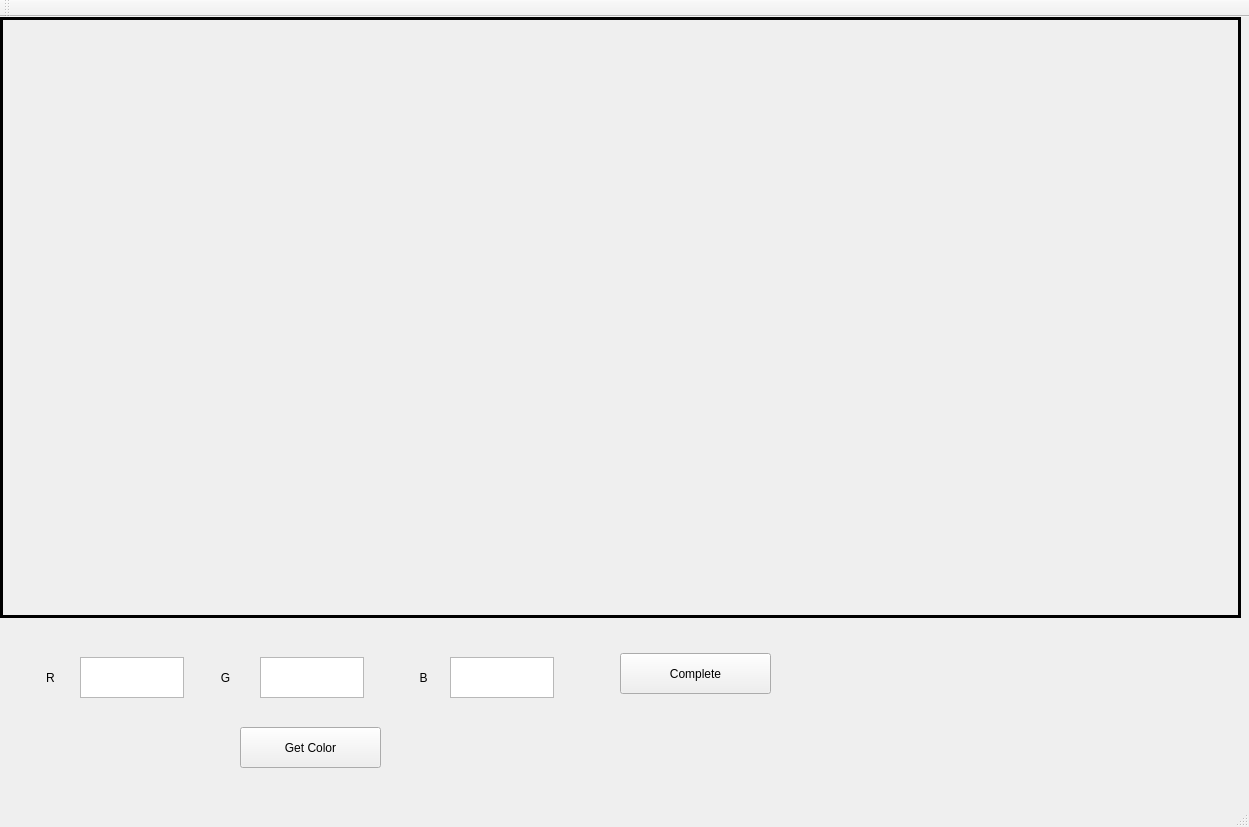
<?xml version="1.0" encoding="UTF-8"?>
<ui version="4.0">
 <class>MainWindow</class>
 <widget class="QMainWindow" name="MainWindow">
  <property name="geometry">
   <rect>
    <x>0</x>
    <y>0</y>
    <width>1249</width>
    <height>827</height>
   </rect>
  </property>
  <property name="windowTitle">
   <string>MainWindow</string>
  </property>
  <widget class="QWidget" name="centralWidget">
   <widget class="QLabel" name="label">
    <property name="geometry">
     <rect>
      <x>0</x>
      <y>0</y>
      <width>1241</width>
      <height>601</height>
     </rect>
    </property>
    <property name="frameShape">
     <enum>QFrame::Box</enum>
    </property>
    <property name="lineWidth">
     <number>3</number>
    </property>
    <property name="text">
     <string/>
    </property>
   </widget>
   <widget class="QTextEdit" name="textEdit">
    <property name="geometry">
     <rect>
      <x>80</x>
      <y>640</y>
      <width>104</width>
      <height>41</height>
     </rect>
    </property>
   </widget>
   <widget class="QTextEdit" name="textEdit_2">
    <property name="geometry">
     <rect>
      <x>260</x>
      <y>640</y>
      <width>104</width>
      <height>41</height>
     </rect>
    </property>
   </widget>
   <widget class="QTextEdit" name="textEdit_3">
    <property name="geometry">
     <rect>
      <x>450</x>
      <y>640</y>
      <width>104</width>
      <height>41</height>
     </rect>
    </property>
   </widget>
   <widget class="QLabel" name="label_2">
    <property name="geometry">
     <rect>
      <x>30</x>
      <y>640</y>
      <width>41</width>
      <height>41</height>
     </rect>
    </property>
    <property name="text">
     <string>R</string>
    </property>
    <property name="alignment">
     <set>Qt::AlignCenter</set>
    </property>
   </widget>
   <widget class="QLabel" name="label_3">
    <property name="geometry">
     <rect>
      <x>200</x>
      <y>640</y>
      <width>51</width>
      <height>41</height>
     </rect>
    </property>
    <property name="text">
     <string>G</string>
    </property>
    <property name="alignment">
     <set>Qt::AlignCenter</set>
    </property>
   </widget>
   <widget class="QLabel" name="label_4">
    <property name="geometry">
     <rect>
      <x>390</x>
      <y>640</y>
      <width>67</width>
      <height>41</height>
     </rect>
    </property>
    <property name="text">
     <string>B</string>
    </property>
    <property name="alignment">
     <set>Qt::AlignCenter</set>
    </property>
   </widget>
   <widget class="QPushButton" name="pushButton">
    <property name="geometry">
     <rect>
      <x>620</x>
      <y>636</y>
      <width>151</width>
      <height>41</height>
     </rect>
    </property>
    <property name="text">
     <string>Complete</string>
    </property>
   </widget>
   <widget class="QPushButton" name="pushButton_2">
    <property name="geometry">
     <rect>
      <x>240</x>
      <y>710</y>
      <width>141</width>
      <height>41</height>
     </rect>
    </property>
    <property name="text">
     <string>Get Color</string>
    </property>
   </widget>
  </widget>
  <widget class="QMenuBar" name="menuBar">
   <property name="geometry">
    <rect>
     <x>0</x>
     <y>0</y>
     <width>1249</width>
     <height>25</height>
    </rect>
   </property>
  </widget>
  <widget class="QToolBar" name="mainToolBar">
   <attribute name="toolBarArea">
    <enum>TopToolBarArea</enum>
   </attribute>
   <attribute name="toolBarBreak">
    <bool>false</bool>
   </attribute>
  </widget>
  <widget class="QStatusBar" name="statusBar"/>
 </widget>
 <layoutdefault spacing="6" margin="11"/>
 <resources/>
 <connections/>
</ui>
